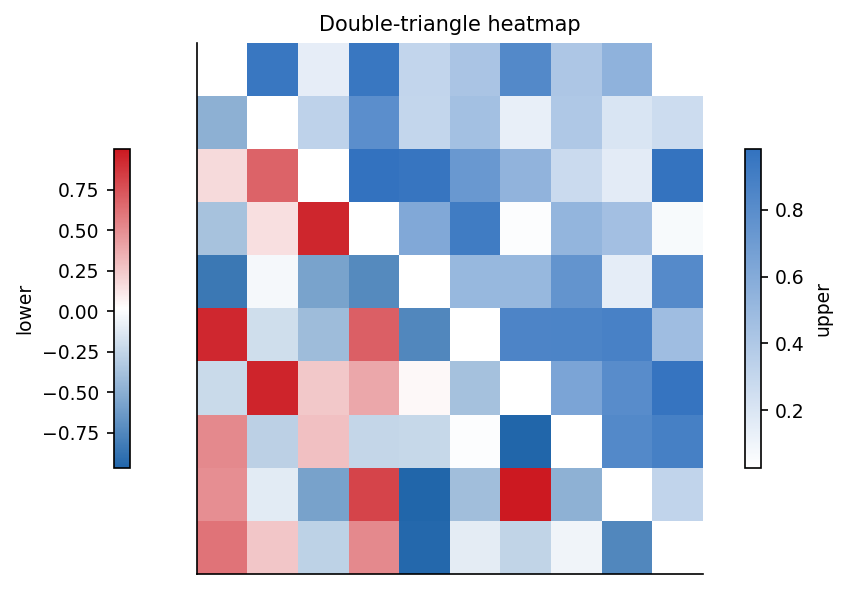

This chart was generated by the following Python code:
"""double_triangle_heatmap: 上下三角分别展示两个矩阵."""
import sys, os; sys.path.insert(0, os.path.join(os.path.dirname(os.path.abspath(__file__)), '..', '..', '_utils', 'python'))
import numpy as np
import matplotlib.pyplot as plt
from theme import apply_theme
from palette import sequential, diverging

def make_figure(A=None, B=None, title='Double-triangle heatmap'):
    apply_theme()
    if A is None:
        rng = np.random.default_rng(1)
        A = rng.uniform(0, 1, (10, 10))
        B = rng.uniform(-1, 1, (10, 10))
    n = A.shape[0]
    up = np.where(np.triu(np.ones_like(A), k=1) > 0, A, np.nan)
    lo = np.where(np.tril(np.ones_like(B), k=-1) > 0, B, np.nan)
    fig, ax = plt.subplots()
    im1 = ax.imshow(up, cmap=sequential(hue='blue'), aspect='auto')
    im2 = ax.imshow(lo, cmap=diverging(),            aspect='auto')
    for i in range(n):
        ax.text(i, i, '', ha='center', va='center')
    fig.colorbar(im1, ax=ax, label='upper', shrink=0.6, location='right')
    fig.colorbar(im2, ax=ax, label='lower', shrink=0.6, location='left')
    ax.set_title(title); ax.set_xticks([]); ax.set_yticks([])
    fig.tight_layout()
    return fig

if __name__ == '__main__':
    fig = make_figure()
    fig.savefig(__file__.replace('.py', '.png'), dpi=150)
